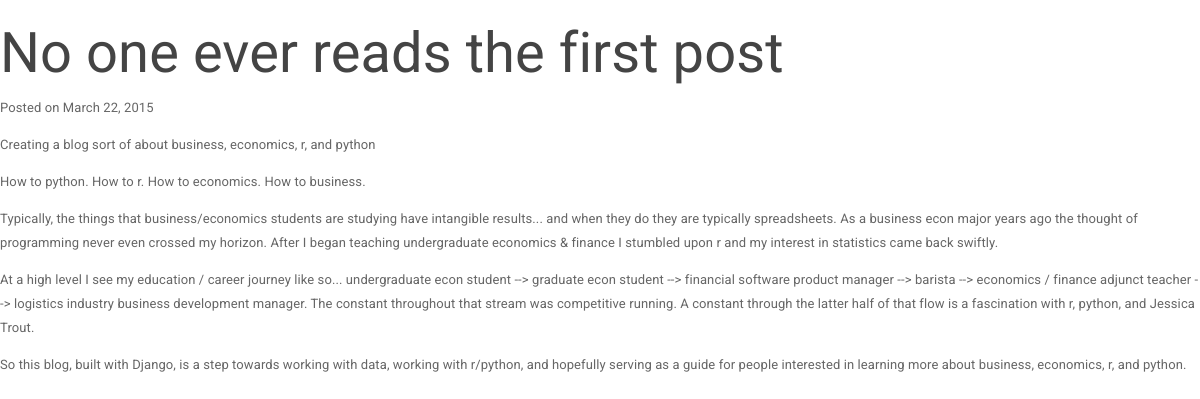
Page /first_one/ on the committed database.
### blog/models.py (models this page shows, shortened)
class Post(models.Model):
	title = models.CharField(max_length=255)
	slug = models.SlugField(unique=True, max_length=255)
	description = models.CharField(max_length=255)
	content = models.TextField()
	published = models.BooleanField(default=True)
	created = models.DateTimeField(auto_now_add=True)
	class Meta:
		ordering = ['-created']

### blog/views.py (the view)
# urls.py: url(r'^(?P<slug>[\w\-]+)/$', 'blog.views.post'),
def post(request, slug):
    post = get_object_or_404(Post, slug=slug)
    return render(request, 'blog/post.html', {'post': post})

### beforeheshrugged/templates/blog/post.html (shortened to what this page needs)
 {% extends 'base.html' %}
    {% block content %}
    <article>
        <header>
            <h1> {{post.title}} </h1>
            <p>
                Posted on
                <time datetime="{{post.created|date:"c"}}">
                {{post.created|date}}
                </time>
            </p>
        </header>
        <p class="description">
            {{post.description}}
        </p>
        {{post.content|safe}}
    </article>
    {% endblock %}

### beforeheshrugged/templates/base.html (shortened to what this page needs)
  <!DOCTYPE html>
    <html>
        <head>
            <link rel="stylesheet" type="text/css" href="{{STATIC_URL}}style.css">
        </head>
        <body>
            <div class="content">
                {% block content %}
                {% endblock %}
            </div>
        </body>
    </html>

### rows in the picture
Post: title "No one ever reads the first post", created "March 22, 2015", description "Creating a blog sort of about business, economics, r, and python", content "How to python. How to r. How to economics. How to business. Typically, the things that business/economics students are studying have intangible results... and when they do they are typically spreadsheets. As a business econ major years ago the thought of programming never even crossed my horizon. After I began teaching undergraduate economics & finance I stumbled upon r and my interest in statistics came back swiftly. At a high level I see my education / career journey like so... undergraduate econ student --> graduate econ student --> financial software product manager --> barista --> economics / finance adjunct teacher --> logistics industry business development manager. The constant…"
